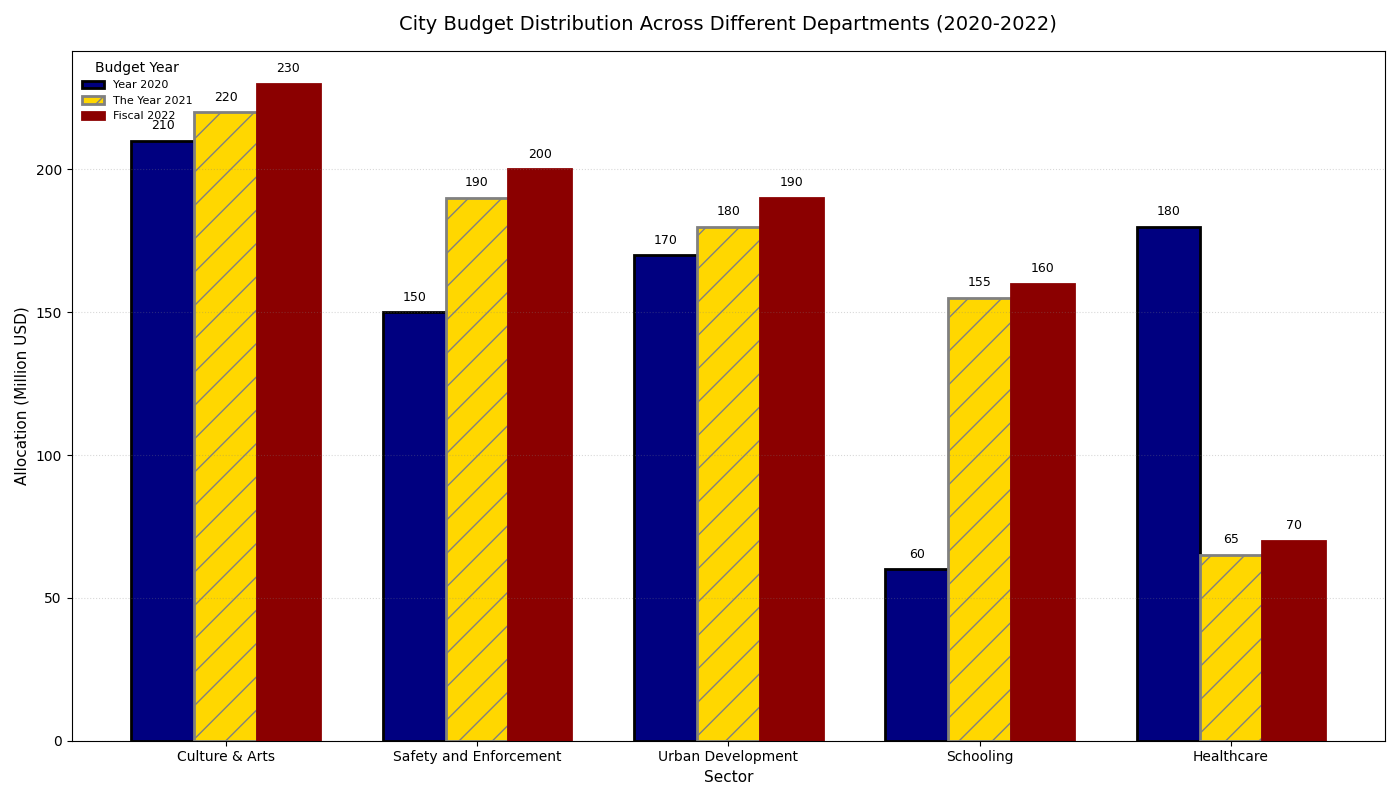

This chart was generated by the following Python code:
import matplotlib.pyplot as plt
import numpy as np

departments = ['Health', 'Education', 'Infrastructure', 'Public Safety', 'Arts & Culture']
budget_2020 = [210, 180, 60, 150, 170]
budget_2021 = [220, 65, 155, 190, 180]
budget_2022 = [230, 70, 160, 200, 190]

# Sort data by budget for 2022 in descending order
sorted_indices = np.argsort(budget_2022)[::-1]
sorted_departments = [departments[i] for i in sorted_indices]
sorted_budget_2020 = [budget_2020[i] for i in sorted_indices]
sorted_budget_2021 = [budget_2021[i] for i in sorted_indices]
sorted_budget_2022 = [budget_2022[i] for i in sorted_indices]

x = np.arange(len(sorted_departments))
width = 0.25

fig, ax = plt.subplots(figsize=(14, 8))

bars_2020 = ax.bar(x - width, sorted_budget_2020, width, label='Year 2020', color='navy', linewidth=2, edgecolor='black')
bars_2021 = ax.bar(x, sorted_budget_2021, width, label='The Year 2021', color='gold', hatch='/', linewidth=2, edgecolor='gray')
bars_2022 = ax.bar(x + width, sorted_budget_2022, width, label='Fiscal 2022', color='darkred', linestyle='-', linewidth=2, edgecolor='darkred')

ax.set_title('City Budget Distribution Across Different Departments (2020-2022)', fontsize=14, fontweight='medium', pad=15)
ax.set_xlabel('Sector', fontsize=11)
ax.set_ylabel('Allocation (Million USD)', fontsize=11)
ax.set_xticks(x)
ax.set_xticklabels(['Culture & Arts', 'Safety and Enforcement', 'Urban Development', 'Schooling', 'Healthcare'])
ax.grid(axis='y', linestyle=':', color='grey', alpha=0.3)
ax.legend(title='Budget Year', fontsize=8, loc='upper left', frameon=False)

def add_labels(ax, bars):
    for bar in bars:
        yval = bar.get_height()
        ax.text(bar.get_x() + bar.get_width() / 2, yval + 3, f'{yval}', ha='center', va='bottom', fontsize=9, fontweight='regular')

add_labels(ax, bars_2020)
add_labels(ax, bars_2021)
add_labels(ax, bars_2022)

plt.tight_layout()
plt.show()
